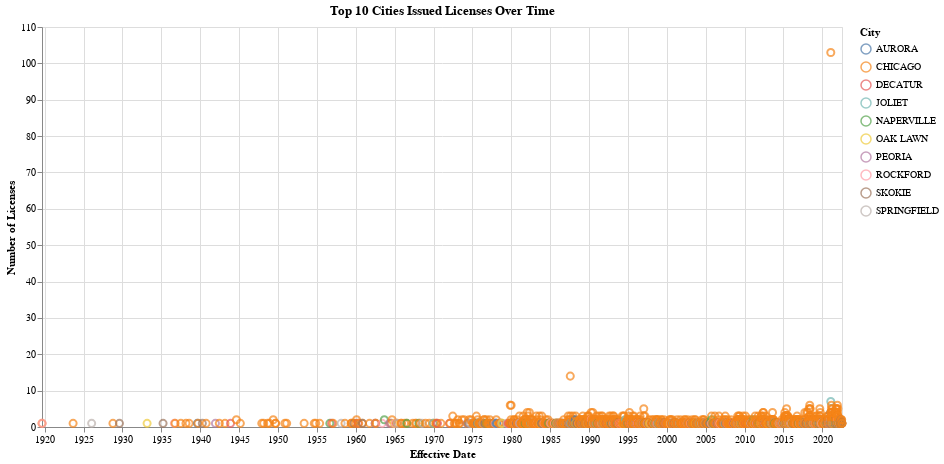

Notebook source saved alongside this figure:
### Code cell
df["Effective Date"] = pd.to_datetime(df["Effective Date"])

top_cities = (
    df["City"]
    .value_counts()
    .head(10)
    .index
)

df_top_cities = df[df["City"].isin(top_cities)]


licenses_by_date_city = (
    df_top_cities.groupby(["Effective Date", "City"])
    .size()
    .reset_index(name="count")
)

shape_select = alt.binding_select(
    options=[
        "arrow",
        "circle",
        "square",
        "cross",
        "diamond",
        "triangle",
        "triangle-up",
        "triangle-down",
        "triangle-right",
        "triangle-left",
        "wedge",
        "stroke",
        "M-1,-1H1V1H-1Z",
        "M0,.5L.6,.8L.5,.1L1,-.3L.3,-.4L0,-1L-.3,-.4L-1,-.3L-.5,.1L-.6,.8L0,.5Z",
    ],
    name="shape",
)
shape_var = alt.param(bind=shape_select, value="circle")

angle_slider = alt.binding_range(min=-360, max=360, step=1, name="angle")
angle_var = alt.param(bind=angle_slider, value=0)

size_slider = alt.binding_range(min=0, max=500, step=10, name="size")
size_var = alt.param(bind=size_slider, value=50)

strokeWidth_slider = alt.binding_range(min=0, max=10, step=0.5, name="strokeWidth")
strokeWidth_var = alt.param(bind=strokeWidth_slider, value=2)

brush = alt.selection_point(name="point", encodings=["color"], bind="legend")

scatter_plot = (
    alt.Chart(licenses_by_date_city)
    .mark_point(shape=shape_var,
    angle=angle_var,
    size=size_var,
    strokeWidth=strokeWidth_var,)
    .encode(
        x=alt.X("Effective Date:T", title="Effective Date"),  
        y=alt.Y("count:Q", title="Number of Licenses"),  
        color=alt.condition(brush, "City:N", alt.value('rgba(255, 0, 0, 0)'),title="City"), 
        tooltip=["Effective Date:T", "City:N", "count:Q"],  
    )
    .properties(
        width=800,
        height=400,
        title="Top 10 Cities Issued Licenses Over Time"
    ).add_params(
    shape_var, angle_var, size_var, strokeWidth_var, brush
)
)
scatter_plot

### Figure 1 — Vega-Lite specification as saved in the notebook (floating-point values rounded to 4 significant figures; data arrays with more than 128 entries replaced by an {"elided": "..."} marker saying what was removed)
{"config": {"view": {"continuousWidth": 300, "continuousHeight": 300}}, "data": {"name": "data-6327b638cbf38996ed6b7f4dd002a38b"}, "mark": {"type": "point", "angle": {"expr": "param_46"}, "shape": {"expr": "param_45"}, "size": {"expr": "param_47"}, "strokeWidth": {"expr": "param_48"}}, "encoding": {"color": {"condition": {"param": "point", "field": "City", "type": "nominal", "title": "City"}, "value": "rgba(255, 0, 0, 0)"}, "tooltip": [{"field": "Effective Date", "type": "temporal"}, {"field": "City", "type": "nominal"}, {"field": "count", "type": "quantitative"}], "x": {"field": "Effective Date", "title": "Effective Date", "type": "temporal"}, "y": {"field": "count", "title": "Number of Licenses", "type": "quantitative"}}, "height": 400, "params": [{"name": "param_45", "bind": {"input": "select", "options": ["arrow", "circle", "square", "cross", "diamond", "triangle", "triangle-up", "triangle-down", "triangle-right", "triangle-left", "wedge", "stroke", "M-1,-1H1V1H-1Z", "M0,.5L.6,.8L.5,.1L1,-.3L.3,-.4L0,-1L-.3,-.4L-1,-.3L-.5,.1L-.6,.8L0,.5Z"], "name": "shape"}, "value": "circle"}, {"name": "param_46", "bind": {"input": "range", "max": 360, "min": -360, "name": "angle", "step": 1}, "value": 0}, {"name": "param_47", "bind": {"input": "range", "max": 500, "min": 0, "name": "size", "step": 10}, "value": 50}, {"name": "param_48", "bind": {"input": "range", "max": 10, "min": 0, "name": "strokeWidth", "step": 0.5}, "value": 2}, {"name": "point", "select": {"type": "point", "encodings": ["color"]}, "bind": "legend"}], "title": "Top 10 Cities Issued Licenses Over Time", "width": 800, "$schema": "https://vega.github.io/schema/vega-lite/v5.20.1.json", "datasets": {"data-6327b638cbf38996ed6b7f4dd002a38b": {"elided": "2768 records"}}}
